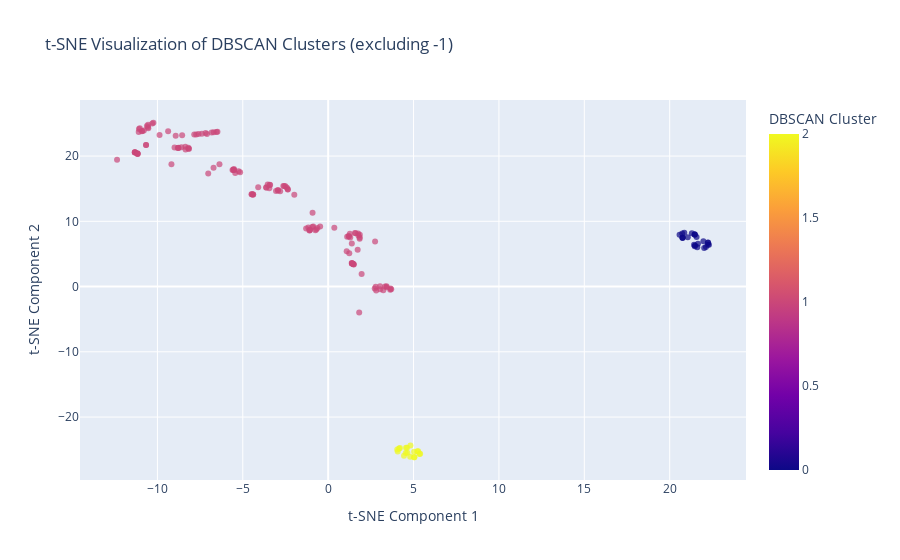

Source (notebook cell):
### Code cell
#| code-fold: true
import pandas as pd
from sklearn.manifold import TSNE

features = db.drop(['Cluster_DBSCAN'], axis=1)
tsne = TSNE(n_components=2, random_state=42)
tsne_results = tsne.fit_transform(features)
tsne_df = pd.DataFrame(tsne_results, columns=['t-SNE Component 1', 't-SNE Component 2'])
tsne_df['Cluster_DBSCAN'] = db['Cluster_DBSCAN']
tsne_df['Country'] = db['Country']

# Filter out NOISE
tsne_df_filtered = tsne_df[tsne_df['Cluster_DBSCAN'] != -1]

# PLOTT
fig = px.scatter(tsne_df_filtered, x='t-SNE Component 1', y='t-SNE Component 2', color='Cluster_DBSCAN',
                 title='t-SNE Visualization of DBSCAN Clusters (excluding -1)', opacity=0.7,
                 labels={'Cluster_DBSCAN': 'DBSCAN Cluster'},
                 hover_data={'Country': True})  # Use hover_data with the filtered DataFrame

fig.show()

### Figure 1 — Plotly figure (JSON) as saved in the notebook; plotly's stock layout.template omitted (floating-point values rounded to 4 significant figures; data arrays with more than 128 entries replaced by an {"elided": "..."} marker saying what was removed)
{"data": [{"customdata": {"elided": "176x1 float values"}, "hovertemplate": "t-SNE Component 1=%{x}<br>t-SNE Component 2=%{y}<br>Country=%{customdata[0]}<br>DBSCAN Cluster=%{marker.color}<extra></extra>", "legendgroup": "", "marker": {"color": {"elided": "176 int values"}, "coloraxis": "coloraxis", "opacity": 0.7, "symbol": "circle"}, "mode": "markers", "name": "", "orientation": "v", "showlegend": false, "type": "scatter", "x": {"elided": "176 float values"}, "xaxis": "x", "y": {"elided": "176 float values"}, "yaxis": "y"}], "layout": {"coloraxis": {"colorbar": {"title": {"text": "DBSCAN Cluster"}}, "colorscale": [[0, "#0d0887"], [0.1111, "#46039f"], [0.2222, "#7201a8"], [0.3333, "#9c179e"], [0.4444, "#bd3786"], [0.5556, "#d8576b"], [0.6667, "#ed7953"], [0.7778, "#fb9f3a"], [0.8889, "#fdca26"], [1, "#f0f921"]]}, "legend": {"tracegroupgap": 0}, "title": {"text": "t-SNE Visualization of DBSCAN Clusters (excluding -1)"}, "xaxis": {"anchor": "y", "domain": [0, 1], "title": {"text": "t-SNE Component 1"}}, "yaxis": {"anchor": "x", "domain": [0, 1], "title": {"text": "t-SNE Component 2"}}}}
